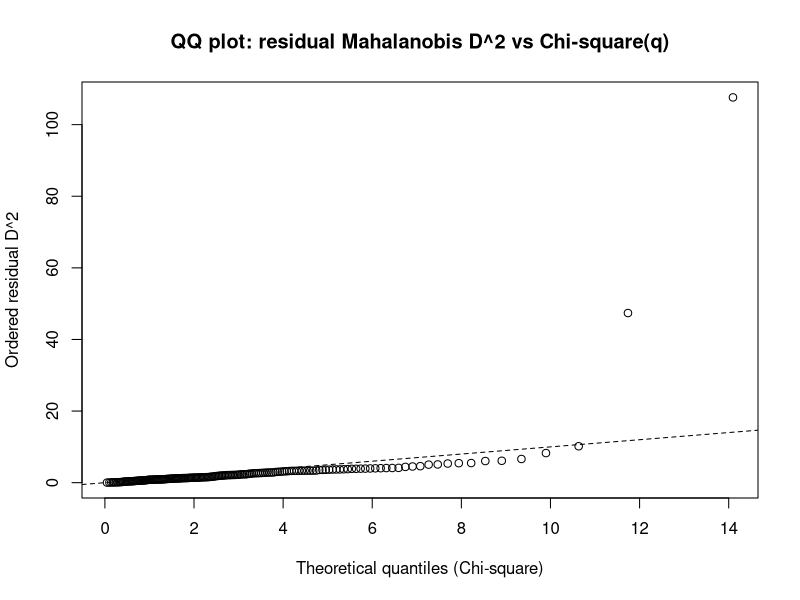
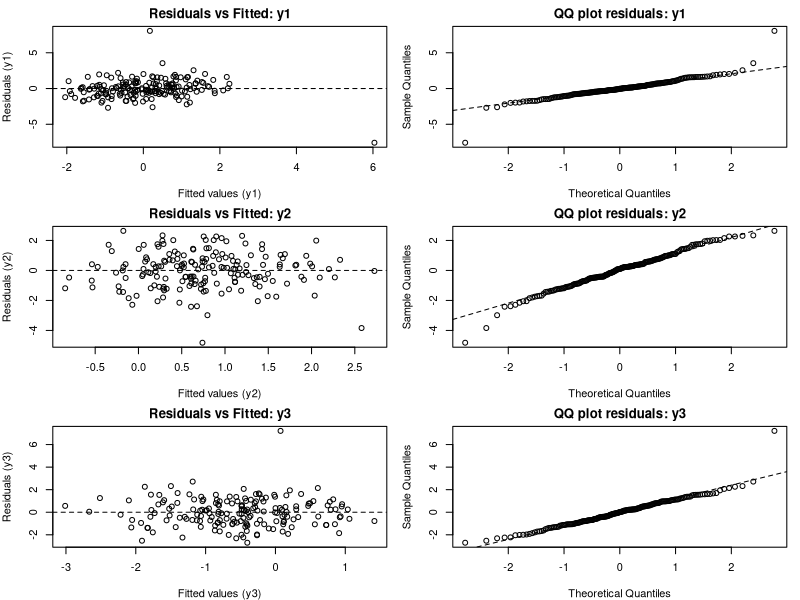

Recreate these plots in R, in order. (Note: this script raises an error after producing the figures.)
############################################################
# Multivariate multiple regression diagnostics (R example)
# - Simulate data with 3 correlated responses (q = 3)
# - Fit multivariate multiple regression via lm(cbind(... ) ~ ...)
# - Run multivariate diagnostics:
#   (1) leverage / hat values (from X)
#   (2) residual Mahalanobis distances + chi-square QQ plot
#   (3) univariate residual checks per response (fitted vs residuals, QQ)
#   (4) influence via leave-one-out change in Wilks' Lambda (global test)
############################################################

set.seed(1)

## ----------------------------
## 1) Simulate multivariate data
## ----------------------------
n <- 180
p <- 3          # predictors: x1, x2, x3 (plus intercept)
q <- 3          # number of responses

x1 <- rnorm(n)
x2 <- rnorm(n)
x3 <- rbinom(n, 1, 0.4)  # binary predictor

X <- model.matrix(~ x1 + x2 + x3)  # n x (p+1)

# True coefficient matrix B: (p+1) x q
B_true <- rbind(
  c( 0.0,  0.5, -0.3),   # intercept effects on each response
  c( 1.0,  0.8,  0.0),   # x1 effects
  c(-0.8,  0.2,  0.6),   # x2 effects
  c( 0.0,  0.9, -0.7)    # x3 effects
)

# Correlated error covariance Sigma (q x q)
Sigma <- matrix(
  c(1.0, 0.6, 0.3,
    0.6, 1.0, 0.5,
    0.3, 0.5, 1.0),
  nrow = q, byrow = TRUE
)

# Draw multivariate normal errors without extra packages:
# E = Z %*% chol(Sigma) where Z ~ N(0, I)
Z <- matrix(rnorm(n * q), n, q)
E <- Z %*% chol(Sigma)

# Construct responses: Y = X B + E
Y <- X %*% B_true + E
colnames(Y) <- c("y1", "y2", "y3")

dat <- data.frame(y1 = Y[,1], y2 = Y[,2], y3 = Y[,3], x1 = x1, x2 = x2, x3 = x3)

## Add a couple of problematic points (to make diagnostics interesting)
# (a) a high-leverage point in X-space
dat$x1[5] <- 4.5
dat$x2[5] <- -4.0
# (b) a multivariate outlier in Y-space
dat$y1[12] <- dat$y1[12] + 6
dat$y2[12] <- dat$y2[12] - 6
dat$y3[12] <- dat$y3[12] + 6

## ----------------------------
## 2) Fit multivariate multiple regression
## ----------------------------
fit <- lm(cbind(y1, y2, y3) ~ x1 + x2 + x3, data = dat)

# Global multivariate tests for each predictor (Wilks, Pillai, etc.)
man <- manova(fit)
print(summary(man, test = "Pillai"))
print(summary(man, test = "Wilks"))

## ----------------------------
## 3) Leverage / hat values (depends only on X)
## ----------------------------
# Use the model matrix from the fitted object to compute hat diag: H = X (X'X)^{-1} X'
Xhat <- model.matrix(fit)  # n x (p+1)
H <- Xhat %*% solve(t(Xhat) %*% Xhat) %*% t(Xhat)
hii <- diag(H)

# Common heuristic threshold for "high leverage"
# (There are different conventions; this is a standard starting point.)
lev_thresh <- 2 * ncol(Xhat) / n
cat("\nLeverage threshold (2*(p+1)/n) =", round(lev_thresh, 3), "\n")
cat("Top 6 leverage observations:\n")
print(head(sort(hii, decreasing = TRUE), 6))

## ----------------------------
## 4) Multivariate residual distances (Mahalanobis)
## ----------------------------
# Residual matrix (n x q)
Ehat <- residuals(fit)

# Estimate Sigma via residual crossproduct / df
df_resid <- fit$df.residual
Sigma_hat <- crossprod(Ehat) / df_resid

# Mahalanobis distance for each residual vector:
# D_i^2 = e_i' Sigma^{-1} e_i
Sinv <- solve(Sigma_hat)
D2 <- rowSums((Ehat %*% Sinv) * Ehat)  # efficient diagonal of Ehat %*% Sinv %*% t(Ehat)

# Compare to chi-square(q) reference (approx)
chi_cut_975 <- qchisq(0.975, df = q)
cat("\nChi-square(0.975, df=q) cutoff =", round(chi_cut_975, 3), "\n")

# Flag suspicious large residual distances
flag_md <- which(D2 > chi_cut_975)
cat("Observations with D^2 > chi-square(0.975):\n")
print(flag_md)

## QQ plot of D^2 vs chi-square(q)
# If errors are MVN and the model is appropriate, points should lie near a line.
D2_sorted <- sort(D2)
theo <- qchisq(ppoints(n), df = q)

plot(theo, D2_sorted,
     main = "QQ plot: residual Mahalanobis D^2 vs Chi-square(q)",
     xlab = "Theoretical quantiles (Chi-square)",
     ylab = "Ordered residual D^2")
abline(0, 1, lty = 2)

## ----------------------------
## 5) Response-wise residual plots (useful, but not sufficient alone)
## ----------------------------
Yhat <- fitted(fit)

op <- par(mfrow = c(3, 2), mar = c(4, 4, 2, 1))

for (j in 1:q) {
  # Fitted vs residuals for response j
  plot(Yhat[, j], Ehat[, j],
       xlab = paste0("Fitted values (y", j, ")"),
       ylab = paste0("Residuals (y", j, ")"),
       main = paste0("Residuals vs Fitted: y", j))
  abline(h = 0, lty = 2)
  
  # Normal QQ plot for residuals of response j (marginal check)
  qqnorm(Ehat[, j], main = paste0("QQ plot residuals: y", j))
  qqline(Ehat[, j], lty = 2)
}

par(op)

## ----------------------------
## 6) Influence on global multivariate inference (leave-one-out)
## ----------------------------
# One concrete influence measure: how much Wilks' Lambda for (x1, x2, x3) changes
# when you delete observation i.
#
# We'll compute:
#   Delta_i = Wilks_full - Wilks_(leave-one-out)
#
# Larger |Delta_i| suggests stronger influence on the multivariate test.

get_wilks_for_predictors <- function(fit_manova) {
  # summary.manova returns a table with rows = terms, including x1, x2, x3
  tab <- summary(fit_manova, test = "Wilks")$stats
  # tab columns include: Df, Wilks, approx F, num Df, den Df, Pr(>F)
  # We'll focus on the overall Wilks for each term; you could also track Pillai, etc.
  out <- tab[, "Wilks"]
  return(out)
}

wilks_full <- get_wilks_for_predictors(man)

Delta <- rep(NA_real_, n)
for (i in 1:n) {
  dat_i <- dat[-i, ]
  fit_i <- lm(cbind(y1, y2, y3) ~ x1 + x2 + x3, data = dat_i)
  man_i <- manova(fit_i)
  wilks_i <- get_wilks_for_predictors(man_i)
  
  # Compare the *vector* of Wilks stats for x1,x2,x3; summarize by max abs change
  common_terms <- intersect(names(wilks_full), names(wilks_i))
  Delta[i] <- max(abs(wilks_full[common_terms] - wilks_i[common_terms]))
}

# Show top potentially influential points under this metric
cat("\nTop 10 observations by max |Delta Wilks| across predictors:\n")
print(head(sort(Delta, decreasing = TRUE), 10))

# Plot influence metric vs leverage to separate X-outliers vs Y-outliers
plot(hii, Delta,
     xlab = "Leverage h_ii",
     ylab = "Max |Delta Wilks| (leave-one-out)",
     main = "Influence on multivariate test vs leverage")
abline(v = lev_thresh, lty = 2)
text(hii, Delta, labels = ifelse(Delta > quantile(Delta, 0.98), seq_len(n), ""),
     pos = 3, cex = 0.7)

## ----------------------------
## 7) What to look for (interpretation guide)
## ----------------------------
cat("\nInterpretation guide:\n")
cat("1) High leverage points: hii >> 2*(p+1)/n can dominate coefficient estimates.\n")
cat("2) Large Mahalanobis D^2: suggests unusual *joint* residual patterns.\n")
cat("3) Response-wise residual plots: reveal nonlinearity/heteroskedasticity per outcome.\n")
cat("4) Large leave-one-out Delta Wilks: suggests sensitivity of global inference to specific observations.\n")
